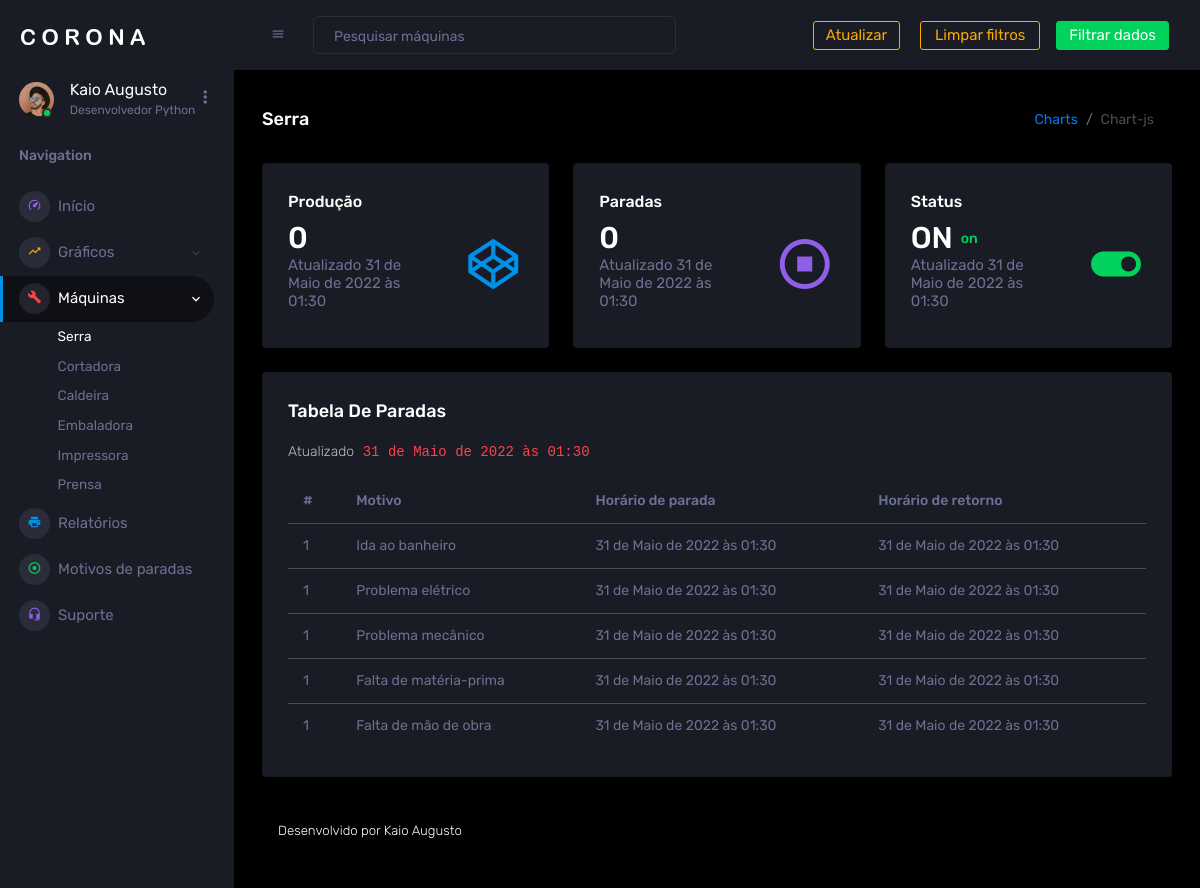
The page /1 on the database its author committed.
### dash/models.py (models this page shows)
class Maquina(models.Model):
    nome_maquina = models.CharField(max_length=200, blank=False)
    status_maquina = models.BooleanField(default=False)
    def __str__(self):
       return self.nome_maquina

class Paradas_tipos(models.Model):
    titulo_parada = models.CharField(max_length=300)
    descricao_parada = models.TextField()
    def __str__(self):
        return self.titulo_parada

### dash/views/maquina_views.py (the view, shortened to what this page needs)
# urls.py: path('<int:id_maquina>', maquina_views.maquina, name='maquina'),
def maquina(request, id_maquina):
    data_antiga_maquina = str(datetime.now())[:11] + '00:00:01'                                     # 1.2.1 - Data antiga sem filtro.
    data_nova_maquina = str(datetime.now()) [:19]                                                   # 1.2.2 - Data nova sem filtro.
    lista_producao_maquina = []
    adicionaProducaoLista(data_antiga_maquina, data_nova_maquina, lista_producao_maquina)
    lista_paradas_maquina = []
    adicionaParadasLista(data_antiga_maquina, data_nova_maquina, lista_paradas_maquina)
    dados = {
        'maquina': get_object_or_404(Maquina, pk=id_maquina),
        'maquinas': Maquina.objects.all(),
        'motivos_paradas': Paradas_tipos.objects.all(),
        'maquina1': Maquina.objects.get(id=1),                                                      # 1.6.2.1 - Buscando o nome da máquina 1 no banco.
        'maquina3': Maquina.objects.get(id=3),                                                      # 1.6.2.2 - Buscando o nome da máquina 3 no banco.
        'maquina4': Maquina.objects.get(id=4),                                                      # 1.6.2.3 - Buscando o nome da máquina 4 no banco.
        'maquina5': Maquina.objects.get(id=5),                                                      # 1.6.2.4 - Buscando o nome da máquina 5 no banco.
        'maquina6': Maquina.objects.get(id=6),                                                      # 1.6.2.5 - Buscando o nome da máquina 6 no banco.
        'maquina7': Maquina.objects.get(id=7),                                                      # 1.6.2.6 - Buscando o nome da máquina 7 no banco.
        'producao_maquina1': lista_producao_maquina.count(1),                                       # 1.6.3.1 - Variável que conta quantas peças foram produzidas no período filtrado na máquina com o ID 1
        'producao_maquina3': lista_producao_maquina.count(3),                                       # 1.6.3.2 - Variável que conta quantas peças foram produzidas no período filtrado na máquina com o ID 3
        'producao_maquina4': lista_producao_maquina.count(4),                                       # 1.6.3.3 - Variável que conta quantas peças foram produzidas no período filtrado na máquina com o ID 4
        'producao_maquina5': lista_producao_maquina.count(5),                                       # 1.6.3.4 - Variável que conta quantas peças foram produzidas no período filtrado na máquina com o ID 5
        'producao_maquina6': lista_producao_maquina.count(6),                                       # 1.6.3.5 - Variável que conta quantas peças foram produzidas no período filtrado na máquina com o ID 6
        'producao_maquina7': lista_producao_maquina.count(7),                                       # 1.6.3.6 - Variável que conta quantas peças foram produzidas no período filtrado na máquina com o ID 7
        'paradas_maquina1': lista_paradas_maquina.count(1),                                         # 1.6.4.1 - Variável que conta quantas paradas foram registradas no período filtrado na máquina com o ID 1
        'paradas_maquina3': lista_paradas_maquina.count(3),                                         # 1.6.4.2 - Variável que conta quantas paradas foram registradas no período filtrado na máquina com o ID 3
        'paradas_maquina4': lista_paradas_maquina.count(4),                                         # 1.6.4.3 - Variável que conta quantas paradas foram registradas no período filtrado na máquina com o ID 4
        'paradas_maquina5': lista_paradas_maquina.count(5),                                         # 1.6.4.4 - Variável que conta quantas paradas foram registradas no período filtrado na máquina com o ID 5
        'paradas_maquina6': lista_paradas_maquina.count(6),                                         # 1.6.4.5 - Variável que conta quantas paradas foram registradas no período filtrado na máquina com o ID 6
        'paradas_maquina7': lista_paradas_maquina.count(7),                                         # 1.6.4.6 - Variável que conta quantas paradas foram registradas no período filtrado na máquina com o ID 7
        'ultima_atualizacao': datetime.now()                                                        # 1.6.4.8 - Variável que pega a data e hora do último refresh na página.
    }
    return render(request, 'maquina.html', dados)

### templates/maquina.html (shortened to what this page needs)
{% extends '_base.html' %}
{% load static %}
{% block content %}
    <div class="container-scroller">
      {% include 'partials/_menu.html' %}
        <nav class="navbar p-0 fixed-top d-flex flex-row">
            <div class="navbar-menu-wrapper flex-grow d-flex align-items-stretch">
            <button class="navbar-toggler navbar-toggler align-self-center" type="button" data-toggle="minimize">
                <span class="mdi mdi-menu"></span>
            </button>
            <ul class="navbar-nav w-100">
                <li class="nav-item w-100">
                <form class="nav-link mt-2 mt-md-0 d-none d-lg-flex search">
                    <input type="text" class="form-control" placeholder="Pesquisar máquinas">
                </form>
                </li>
            </ul>
            <ul class="navbar-nav navbar-nav-right">
                <a type="button" class="btn btn-outline-warning btn-icon-text" onclick="Refresh()">Atualizar</a>
                <a style="width: 120px; margin-left: 20px;" type="button" class="btn btn-outline-warning btn-icon-text" href={% url 'maquina' maquina.id %}>Limpar filtros</a>
                <li class="nav-item dropdown d-none d-lg-block">
                <a class="nav-link btn btn-success create-new-button" id="createbuttonDropdown" data-toggle="dropdown" aria-expanded="false" href="#">Filtrar dados</a>
                </li>
            </ul>
            </div>
        </nav>
        <div class="main-panel">
          <div class="content-wrapper">
            <div class="page-header">
              <h3 class="page-title">{{maquina}}</h3>
              <nav aria-label="breadcrumb">
                <ol class="breadcrumb">
                  <li class="breadcrumb-item"><a href="#">Charts</a></li>
                  <li class="breadcrumb-item active" aria-current="page">Chart-js</li>
                </ol>
                </div>
            <div class="row">
                <div class="col-sm-4 grid-margin">
                  <div class="card">
                    <div class="card-body">
                      <h5>Produção</h5>
                      <div class="row">
                        <div class="col-8 col-sm-12 col-xl-8 my-auto">
                          <div class="d-flex d-sm-block d-md-flex align-items-center">
                            {% if maquina.id == 1%}
                            <h2 class="mb-0">{{producao_maquina1}}</h2>
                            {% elif maquina.id == 3%}
                            <h2 class="mb-0">{{producao_maquina3}}</h2>
                            {% elif maquina.id == 4%}
                            <h2 class="mb-0">{{producao_maquina4}}</h2>
                            {% elif maquina.id == 5%}
                            <h2 class="mb-0">{{producao_maquina5}}</h2>
                            {% elif maquina.id == 6%}
                            <h2 class="mb-0">{{producao_maquina6}}</h2>
                            {% elif maquina.id == 7%}
                            <h2 class="mb-0">{{producao_maquina7}}</h2>
                            {% endif %}
                          </div>
                          <h6 class="text-muted font-weight-normal">Atualizado {{ultima_atualizacao}}</h6>
                        </div>
                        <div class="col-4 col-sm-12 col-xl-4 text-center text-xl-right">
                          <i class="icon-lg mdi mdi-codepen text-primary ml-auto"></i>
                        </div>
                      </div>
                    </div>
                  </div>
                </div>
                <div class="col-sm-4 grid-margin">
                  <div class="card">
                    <div class="card-body">
                      <h5>Paradas</h5>
                      <div class="row">
                        <div class="col-8 col-sm-12 col-xl-8 my-auto">
                          <div class="d-flex d-sm-block d-md-flex align-items-center">
                            {% if maquina.id == 1%}
                            <h2 class="mb-0">{{paradas_maquina1}}</h2>
                            {% elif maquina.id == 3%}
                            <h2 class="mb-0">{{paradas_maquina3}}</h2>
                            {% elif maquina.id == 4%}
                            <h2 class="mb-0">{{paradas_maquina4}}</h2>
                            {% elif maquina.id == 5%}
                            <h2 class="mb-0">{{paradas_maquina5}}</h2>
                            {% elif maquina.id == 6%}
                            <h2 class="mb-0">{{paradas_maquina6}}</h2>
                            {% elif maquina.id == 7%}
                            <h2 class="mb-0">{{paradas_maquina7}}</h2>
                            {% endif %}
                          </div>
                          <h6 class="text-muted font-weight-normal">Atualizado {{ultima_atualizacao}}</h6>
                        </div>
                        <div class="col-4 col-sm-12 col-xl-4 text-center text-xl-right">
                          <i class="icon-lg mdi mdi mdi-stop-circle-outline text-info ml-auto"></i>
                        </div>
                      </div>
                    </div>
                  </div>
                </div>
                <div class="col-sm-4 grid-margin">
                  <div class="card">
                    <div class="card-body">
                      <h5>Status</h5>
                      <div class="row">
                        <div class="col-8 col-sm-12 col-xl-8 my-auto">
                          <div class="d-flex d-sm-block d-md-flex align-items-center">
                            {% if maquina.status_maquina == True %}
                            <h2 class="mb-0">ON</h2>
                            <p class="text-success ml-2 mb-0 font-weight-medium">on</p>
                            {% elif maquina.status_maquina == False %}
                            <h2 class="mb-0">OFF</h2>
                            <p class="text-danger ml-2 mb-0 font-weight-medium">off</p>
                            {% endif %}
                          </div>
                          <h6 class="text-muted font-weight-normal">Atualizado {{ultima_atualizacao}}</h6>
                        </div>
                        <div class="col-4 col-sm-12 col-xl-4 text-center text-xl-right">
                        {% if maquina.status_maquina == True %}
                          <i class="icon-lg mdi mdi mdi mdi-toggle-switch text-success ml-auto"></i>
                        {% elif maquina.status_maquina == False %}
                          <i class="icon-lg mdi mdi mdi-toggle-switch-off text-danger ml-auto"></i>
                        {% endif %}
                        </div>
                      </div>
                    </div>
                  </div>
                </div>
                <div class="col-lg-12 grid-margin stretch-card">
                    <div class="card">
                      <div class="card-body">
                        <h4 class="card-title">Tabela de paradas</h4>
                        <p class="card-description"> Atualizado <code>{{ultima_atualizacao}}</code>
                        </p>
                        <div class="table-responsive">
                          <table style='background-color: #191c24;' class="table table-dark">
                            <thead>
                              <tr>
                                <th> # </th>
                                <th> Motivo </th>
                                <th> Horário de parada </th>
                                <th> Horário de retorno </th>
                              </tr>
                            </thead>
                            <tbody>
                            {% for motivo in motivos_paradas %}
                              <tr>
                                <td> 1 </td>
                                <td> {{motivo}} </td>
                                <td>{{ultima_atualizacao}}</td>
                                <td>{{ultima_atualizacao}}</td>
                              </tr>
                            {% endfor %}
                            </tbody>
                          </table>
                        </div>
                      </div>
                    </div>
                  </div>
              </div>
          {% include 'partials/_footer.html' %}
        </div>
      </div>
    </div>
{% endblock %}

### templates/partials/_menu.html (shortened to what this page needs)
{% load static %}
<nav class="sidebar sidebar-offcanvas" id="sidebar">
  <div class="sidebar-brand-wrapper d-none d-lg-flex align-items-center justify-content-center fixed-top">
    <a class="sidebar-brand brand-logo" href="index.html"><img src="{% static 'images/logo.svg' %}" alt="logo" /></a>
  </div>
  <ul class="nav">
    <li class="nav-item profile">
      <div class="profile-desc">
        <div class="profile-pic">
          <div class="count-indicator">
            <img class="img-xs rounded-circle " src="{% static 'images/faces/face15.jpg' %}" alt="">
            <span class="count bg-success"></span>
          </div>
          <div class="profile-name">
            <h5 class="mb-0 font-weight-normal">Kaio Augusto</h5>
            <span>Desenvolvedor Python</span>
          </div>
        </div>
        <a href="#" id="profile-dropdown" data-toggle="dropdown"><i class="mdi mdi-dots-vertical"></i></a>
      </div>
    </li>
    <li class="nav-item nav-category">
      <span class="nav-link">Navigation</span>
    </li>
    <li class="nav-item menu-items">
      <a class="nav-link" href={% url 'index' %}>
        <span class="menu-icon">
          <i class="mdi mdi-speedometer"></i>
        </span>
        <span class="menu-title">Início</span>
    </li>
    <li class="nav-item menu-items">
      <a class="nav-link" data-toggle="collapse" href="#ui-basic" aria-expanded="false" aria-controls="ui-basic">
        <span class="menu-icon">
          <i class="mdi mdi-trending-up"></i>
        </span>
        <span class="menu-title">Gráficos</span>
        <i class="menu-arrow"></i>
      </a>
    </li>
    <li class="nav-item menu-items">
      <a class="nav-link" data-toggle="collapse" href="#auth" aria-expanded="false" aria-controls="auth">
        <span class="menu-icon">
          <i class="mdi mdi-wrench"></i>
        </span>
        <span class="menu-title">Máquinas</span>
        <i class="menu-arrow"></i>
      </a>
      <div class="collapse" id="auth">
        <ul class="nav flex-column sub-menu">
          {% if maquinas %}
          {% for maquina in maquinas %}
          <li class="nav-item"> <a class="nav-link" href={% url 'maquina' maquina.id %}> {{maquina.nome_maquina}} </a></li>
          {% endfor %}
          {% endif %}
        </ul>
      </div>
    </li>
    <li class="nav-item menu-items">
      <a class="nav-link" href={% url 'relatorios' %}>
        <span class="menu-icon">
          <i class="mdi mdi-printer"></i>
        </span>
        <span class="menu-title">Relatórios</span>
      </a>
    </li>
    <li class="nav-item menu-items">
      <a class="nav-link" href={% url 'motivos_paradas' %}>
        <span class="menu-icon">
          <i class="mdi mdi-stop-circle-outline"></i>
        </span>
        <span class="menu-title">Motivos de paradas</span>
      </a>
    </li>
    <li class="nav-item menu-items">
      <a class="nav-link" href={% url 'suporte' %}>
        <span class="menu-icon">
          <i class="mdi mdi-headset"></i>
        </span>
        <span class="menu-title">Suporte</span>
      </a>
    </li>
  </ul>
</nav>

### rows shown on the page
Maquina: nome_maquina "Serra"
Maquina: nome_maquina "Cortadora"
Maquina: nome_maquina "Caldeira"
Maquina: nome_maquina "Embaladora"
Maquina: nome_maquina "Impressora"
Maquina: nome_maquina "Prensa"
Paradas_tipos: titulo_parada "Ida ao banheiro"
Paradas_tipos: titulo_parada "Problema elétrico"
Paradas_tipos: titulo_parada "Problema mecânico"
Paradas_tipos: titulo_parada "Falta de matéria-prima"
Paradas_tipos: titulo_parada "Falta de mão de obra"

### other values the page prints
{{ producao_maquina1 }} "0"
{{ paradas_maquina1 }} "0"
